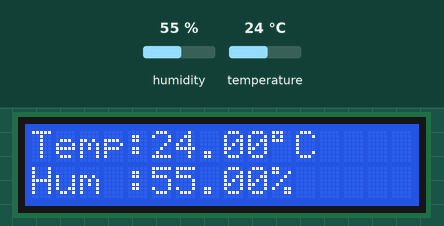
Recording of a sketch running on a simulated Arduino Uno, built with avr-gcc and run on an emulated ATmega328P. Shown: 16×2 character LCD. The test bench sets the inputs (shaded band); at power-on: humidity 55 %, temperature 24 °C. No radio packets arrive unless stated; what the sketch prints to the serial monitor is not drawn.

Above: at 1.2 s.
1.3 s: humidity set to 22 %
At 4.2 s:
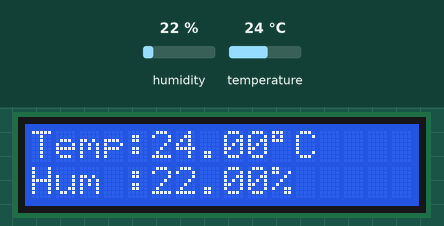
5.2 s: temperature set to 12 °C
At 7.2 s:
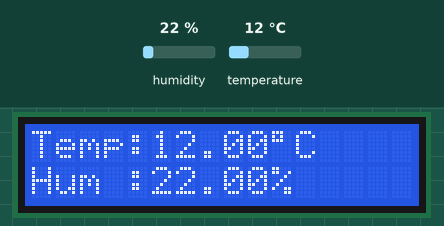
9.1 s: humidity set to 40 %
At 13.1 s:
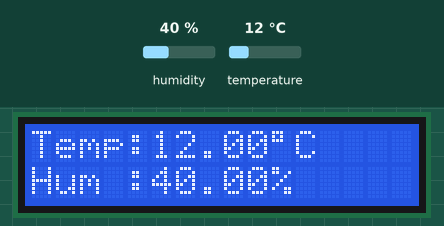
13.5 s: temperature set to 19 °C
At 16.1 s:
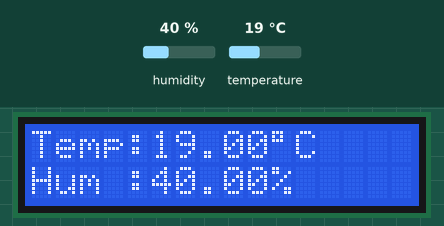
Timing chart, 0 to 17.6 s (numbered marks = the images above; inputs shaded):
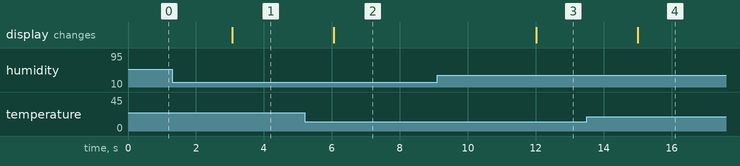

Measured:
- after the input at 1.3 s, the display: changes after 1.8 s (image 1)
- after the input at 5.2 s, the display: changes after 0.85 s (image 2)
- after the input at 9.1 s, the display: changes after 2.9 s (image 3)
- after the input at 13.5 s, the display: changes after 1.5 s (image 4)

The sketch:

modul_senzor.ino
```cpp
#include <SPI.h>
#include "RF24.h"
#include <DHT.h>
#include <Arduino_FreeRTOS.h>
#include "semphr.h"
#include <LiquidCrystal.h>

#define DHTPIN 4
#define DHTTYPE DHT22

DHT dht(DHTPIN, DHTTYPE);
RF24 radio (7, 8);
LiquidCrystal lcd(10, 9, 3, 2, 6, 5);

byte addresses1[][6] = {"AdrTX"};
byte addresses2[][6] = {"AdrRx"};

typedef struct {
  float temperature;
  float humidity;
} PACKET;
PACKET data_rec;

typedef struct {
  boolean tempL = false;
  boolean humL = false;
} STRUCT;
STRUCT limits;

SemaphoreHandle_t xBinarySemaphore;

void TaskReadData(void *pvParameters);
void TaskCheckData(void *pvParameters);
void TaskSendData(void *pvParameters);

TaskHandle_t Task_Handle1;
TaskHandle_t Task_Handle2;
TaskHandle_t Task_Handle3;

void setup() {
  Serial.begin(9600);

  dht.begin();
  pinMode(8, OUTPUT);
  digitalWrite(8, HIGH);
  lcd.begin(16, 2);

  radio.begin();
  radio.setChannel(100);
  radio.setPALevel(RF24_PA_LOW);
  radio.setDataRate(RF24_250KBPS);
  /*
  radio.setAutoAck(1);
  radio.enableAckPayload();
  radio.enableDynamicPayloads();
  radio.setRetries(15, 15);
  radio.setCRCLength(RF24_CRC_8);
  */
  radio.openWritingPipe( addresses1[0]);

  xBinarySemaphore = xSemaphoreCreateBinary();
  xTaskCreate(TaskReadData,"Task1",512,NULL,2,&Task_Handle1);
  xTaskCreate(TaskCheckData,"Task2",100,NULL,1,&Task_Handle2);
  xTaskCreate(TaskSendData,"Task3",128,NULL,1,&Task_Handle3);
  xSemaphoreGive(xBinarySemaphore);
}
void loop() {
  // put your main code here, to run repeatedly:
}


void TaskReadData(void *pvParameters)  // This is a task.
{
  (void) pvParameters;

  lcd.print("Temp:");
  lcd.setCursor(10,0);
  lcd.print(char(223));
  lcd.print("C");
  lcd.setCursor(0,1);
  lcd.print("Hum :");
  lcd.setCursor(10,1);
  lcd.print("%");

  for (;;) // A Task shall never return or exit.
  {
    xSemaphoreTake(xBinarySemaphore,portMAX_DELAY);
    data_rec.temperature= dht.readTemperature();
    data_rec.humidity = dht.readHumidity();
    Serial.print("Temperatura:");
    Serial.println(data_rec.temperature);
    Serial.print("Umiditate:");
    Serial.println(data_rec.humidity);
    lcd.setCursor(5,0);
    lcd.print(data_rec.temperature);
    lcd.setCursor(5,1);
    lcd.print(data_rec.humidity);
    xSemaphoreGive(xBinarySemaphore);
    vTaskDelay(1000/portTICK_PERIOD_MS);
  }
}

void TaskCheckData(void *pvParameters)  // This is a task.
{
  (void) pvParameters;

  for (;;) // A Task shall never return or exit.
  {
    xSemaphoreTake(xBinarySemaphore,portMAX_DELAY);
    float temp_limit = 24;
    float hum_limit = 70;
    if(data_rec.temperature > temp_limit){
      //Serial.println("Temp = HIGH");
      limits.tempL= true;
    }else{
      //Serial.println("Temp = LOW");
      limits.tempL= false;
    }

    if(data_rec.humidity > hum_limit){
      //Serial.println("Hum = HIGH");
      limits.humL= true;
    }else{
      //Serial.println("Hum = LOW");
      limits.humL= false;
    }

    Serial.println(limits.tempL);
    Serial.println(limits.humL);
    xSemaphoreGive(xBinarySemaphore);
    vTaskDelay(1000/portTICK_PERIOD_MS);
  }
}


void TaskSendData(void *pvParameters)  // This is a task.
{
  (void) pvParameters;


  for (;;) // A Task shall never return or exit.
  {
    xSemaphoreTake(xBinarySemaphore,portMAX_DELAY);
    Serial.println("Sending data");

    if (isnan(data_rec.temperature)|| isnan(data_rec.humidity)) {
    Serial.println("Eroare citire senzor!");
    }else {
    radio.write( &limits, sizeof(limits));
    Serial.println("Data sent");
    }

    xSemaphoreGive(xBinarySemaphore);

    vTaskDelay(1000/portTICK_PERIOD_MS);
  }
}
```
